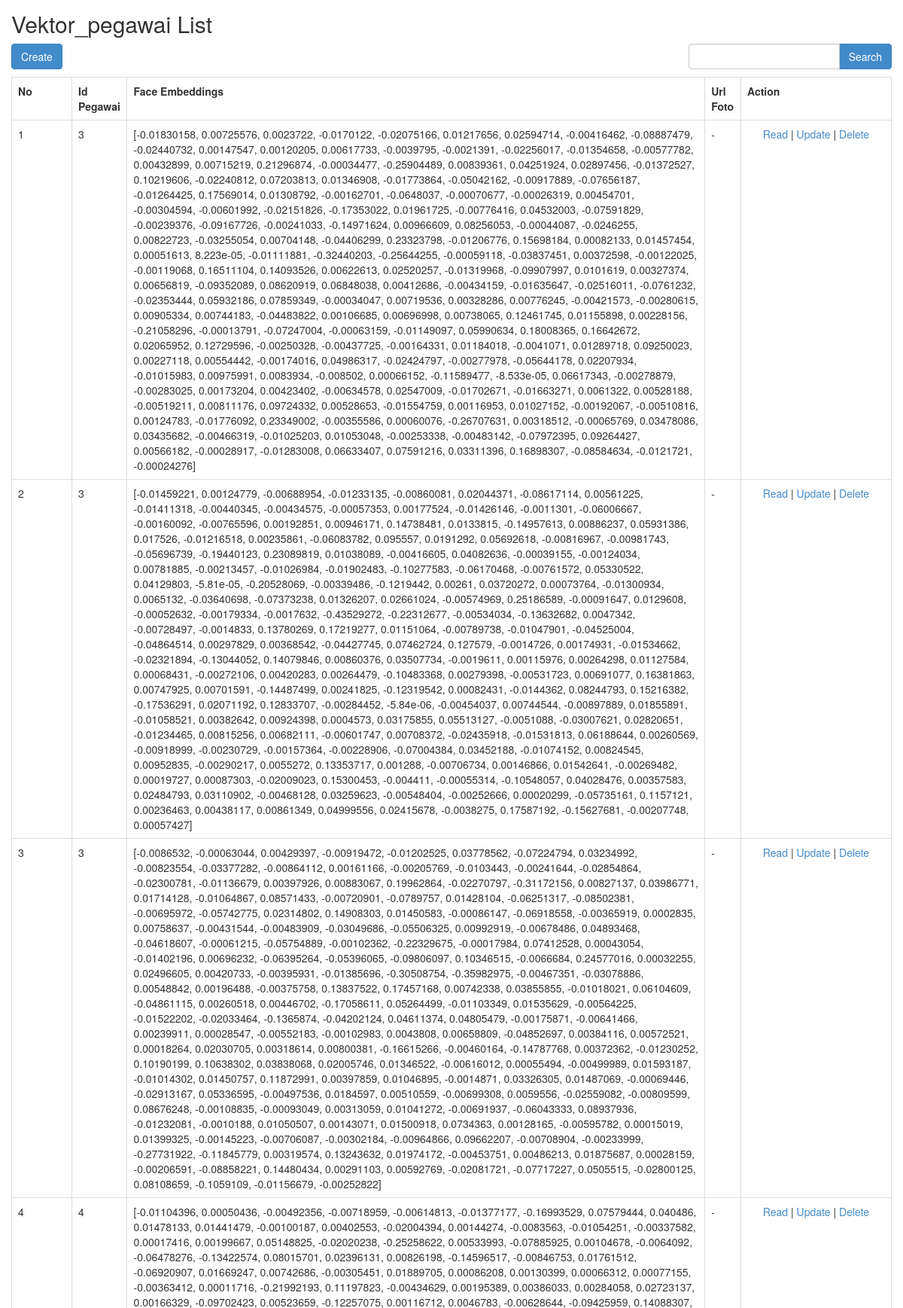
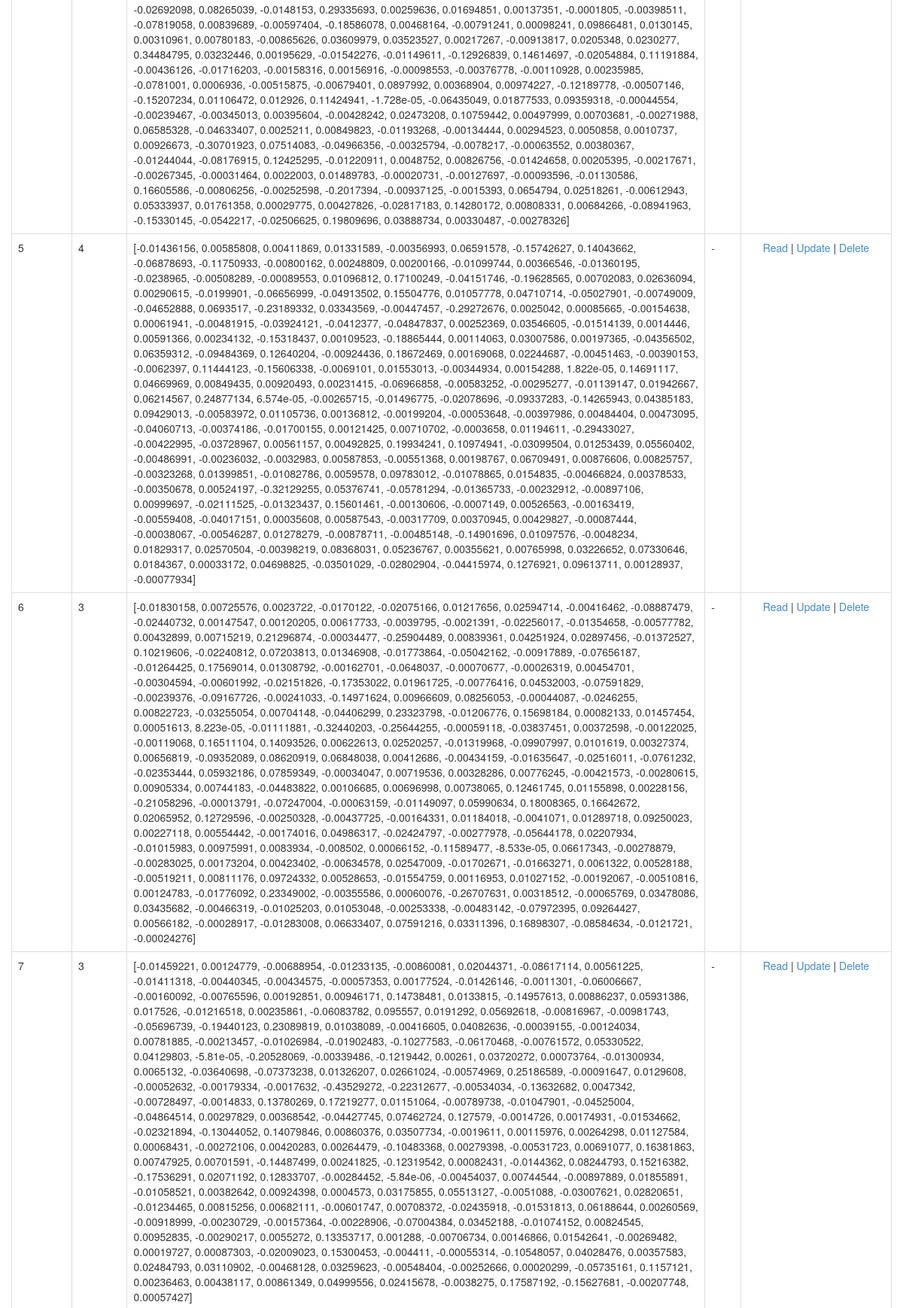
The app's page /index.php/vektor_pegawai (upper part) with its own data (2 pictures, top to bottom).
### tables this page shows
CREATE TABLE `vektor_pegawai` (
  `id_vektor_pegawai` int(11) NOT NULL,
  `id_pegawai` int(11) NOT NULL,
  `face_embeddings` text NOT NULL,
  `url_foto` varchar(255) DEFAULT NULL,
  `created_at` timestamp NOT NULL DEFAULT current_timestamp(),
  `updated_at` timestamp NOT NULL DEFAULT current_timestamp() ON UPDATE current_timestamp(),
  `deleted_at` timestamp NULL DEFAULT NULL
);

### application/controllers/Vektor_pegawai.php (called while the page is built, shortened)
<?php
class Vektor_pegawai extends CI_Controller
{
	function __construct()
	{
		$this->load->model('Vektor_pegawai_model');
		$this->load->library('form_validation');
	}
	public function index()
	{
		$q = urldecode($this->input->get('q', TRUE));
		$start = intval($this->input->get('start'));
		if ($q <> '') {
			$config['base_url'] = base_url() . 'vektor_pegawai/index.html?q=' . urlencode($q);
			$config['first_url'] = base_url() . 'vektor_pegawai/index.html?q=' . urlencode($q);
		} else {
			$config['base_url'] = base_url() . 'vektor_pegawai/index.html';
			$config['first_url'] = base_url() . 'vektor_pegawai/index.html';
		}
		$config['per_page'] = 10;
		$config['page_query_string'] = TRUE;
		$config['total_rows'] = $this->Vektor_pegawai_model->total_rows($q, TRUE);
		$vektor_pegawai = $this->Vektor_pegawai_model->get_limit_data($config['per_page'], $start, $q, TRUE);
		$this->load->library('pagination');
		$this->pagination->initialize($config);
		$data = array(
			'vektor_pegawai_data' => $vektor_pegawai,
			'q' => $q,
			'pagination' => $this->pagination->create_links(),
			'total_rows' => $config['total_rows'],
			'start' => $start,
		);
		$this->load->view('vektor_pegawai/vektor_pegawai_list', $data);
	}
}

### index.php (called while the page is built, shortened)
<?php
require_once BASEPATH.'core/CodeIgniter.php';

### application/config/config.php (called while the page is built, shortened)
<?php
$config['base_url'] = 'http://localhost/sipreti';
$config['index_page'] = '';
$config['uri_protocol']	= 'REQUEST_URI';
$config['url_suffix'] = '.html';
$config['language']	= 'english';
$config['charset'] = 'UTF-8';
$config['enable_hooks'] = FALSE;
$config['subclass_prefix'] = 'MY_';
$config['composer_autoload'] = FALSE;
$config['permitted_uri_chars'] = 'a-z 0-9~%.:_\-';
$config['enable_query_strings'] = FALSE;
$config['controller_trigger'] = 'c';
$config['function_trigger'] = 'm';
$config['directory_trigger'] = 'd';
$config['allow_get_array'] = TRUE;
$config['log_threshold'] = 0;
$config['log_path'] = '';
$config['log_file_extension'] = '';
$config['log_file_permissions'] = 0644;
$config['log_date_format'] = 'Y-m-d H:i:s';
$config['error_views_path'] = '';
$config['cache_path'] = '';
$config['cache_query_string'] = FALSE;
$config['encryption_key'] = 'randomstring';
$config['sess_driver'] = 'files';
$config['sess_cookie_name'] = 'ci_session';
$config['sess_samesite'] = 'Lax';
$config['sess_expiration'] = 7200;
$config['sess_save_path'] = NULL;
$config['sess_match_ip'] = FALSE;
$config['sess_time_to_update'] = 300;
$config['sess_regenerate_destroy'] = FALSE;
$config['cookie_prefix']	= '';
$config['cookie_domain']	= '';
$config['cookie_path']		= '/';
$config['cookie_secure']	= FALSE;
$config['cookie_httponly'] 	= FALSE;
$config['cookie_samesite'] 	= 'Lax';
$config['standardize_newlines'] = FALSE;
$config['global_xss_filtering'] = TRUE;
$config['csrf_protection'] = FALSE;
$config['csrf_token_name'] = 'csrf_test_name';
$config['csrf_cookie_name'] = 'csrf_cookie_name';
$config['csrf_expire'] = 7200;
$config['csrf_regenerate'] = TRUE;
$config['csrf_exclude_uris'] = array();
$config['compress_output'] = FALSE;
$config['time_reference'] = 'local';
$config['rewrite_short_tags'] = FALSE;
$config['proxy_ips'] = '';

### application/models/Vektor_pegawai_model.php (called while the page is built, shortened)
<?php
class Vektor_pegawai_model extends CI_Model
{
	public $table = 'vektor_pegawai';
	function total_rows($q = NULL, $onlyActive = FALSE)
	{
		$this->db->like('id_pegawai', $q);
		if ($onlyActive) {
			$this->db->where('(deleted_at IS NULL OR deleted_at = "")');
		}
		return $this->db->count_all_results($this->table);
	}
	public function get_limit_data($limit, $start = 0, $q = NULL, $onlyActive = FALSE)
	{
		$this->db->like('id_pegawai', $q);
		if ($onlyActive) {
			$this->db->where('(deleted_at IS NULL OR deleted_at = "")');
		}
		$this->db->limit($limit, $start);
		return $this->db->get($this->table)->result();
	}
}

### application/views/vektor_pegawai/vektor_pegawai_list.php (the view, shortened to what this page needs)
<!doctype html>
<html>
<head>
	<link rel="stylesheet" href="<?php echo base_url('assets/bootstrap/css/bootstrap.min.css') ?>" />
</head>
<body>
	<h2 style="margin-top:0px">Vektor_pegawai List</h2>
	<div class="row" style="margin-bottom: 10px">
		<div class="col-md-4">
			<?php echo anchor(site_url('vektor_pegawai/create'), 'Create', 'class="btn btn-primary"'); ?>
		</div>
		<div class="col-md-4 text-center">
		</div>
		<div class="col-md-1 text-right">
		</div>
		<div class="col-md-3 text-right">
			<form action="<?php echo site_url('vektor_pegawai/index'); ?>" class="form-inline" method="get">
				<div class="input-group">
					<input type="text" class="form-control" name="q" value="<?php echo $q; ?>">
					<span class="input-group-btn">
						<button class="btn btn-primary" type="submit">Search</button>
					</span>
				</div>
			</form>
		</div>
	</div>
	<table class="table table-bordered" style="margin-bottom: 10px">
		<tr>
			<th>No</th>
			<th>Id Pegawai</th>
			<th>Face Embeddings</th>
			<th>Url Foto</th>
			<th>Action</th>
		</tr><?php
		foreach ($vektor_pegawai_data as $vektor_pegawai) {
			?>
			<tr>
				<td width="80px"><?php echo ++$start ?></td>
				<td><?php echo $vektor_pegawai->id_pegawai ?></td>
				<td><?php echo $vektor_pegawai->face_embeddings ?></td>
				<td><?php echo $vektor_pegawai->url_foto ?></td>
				<td style="text-align:center" width="200px">
					<?php
					echo anchor(site_url('vektor_pegawai/read/' . $vektor_pegawai->id_vektor_pegawai), 'Read');
					echo ' | ';
					echo anchor(site_url('vektor_pegawai/update/' . $vektor_pegawai->id_vektor_pegawai), 'Update');
					echo ' | ';
					echo anchor(site_url('vektor_pegawai/delete/' . $vektor_pegawai->id_vektor_pegawai), 'Delete', 'onclick="javasciprt: return confirm(\'Are You Sure ?\')"');
					?>
				</td>
			</tr>
			<?php
		}
		?>
	</table>
</body>
</html>

### application/views/vektor_pegawai/vektor_pegawai_list.php (style rules this page uses)
body { padding: 15px; }

### records on screen
vektor_pegawai: id_pegawai "3", face_embeddings "[-0.01830158, 0.00725576, 0.0023722, -0.0170122, -0.02075166, 0.01217656, 0.02594714, -0.00416462, -0.08887479, -0.02440732, 0.00147547, 0.00120205, 0.00617733, -0.0039795, -0.0021391, -0.02256017, -0.01354658, -0.00577782, 0.00432899, 0.00715219, 0.21296874, -0.00034477, -0.25904489, 0.00839361, 0.04251924, 0.02897456, -0.01372527, 0.10219606, -0.02240812, 0.07203813, 0.01346908, -0.01773864, -0.05042162, -0.00917889, -0.07656187, -0.01264425, 0.17569014, 0.01308792, -0.00162701, -0.0648037, -0.00070677, -0.00026319, 0.00454701, -0.00304594, -0.00601992, -0.02151826, -0.17353022, 0.01961725, -0.00776416, 0.04532003, -0.07591829, -0.00239376, -0.09167726, -0.00241033, -0.14971624,…", url_foto "-", id_vektor_pegawai "Read", id_vektor_pegawai "Update", id_vektor_pegawai "Delete"
vektor_pegawai: id_pegawai "3", face_embeddings "[-0.01459221, 0.00124779, -0.00688954, -0.01233135, -0.00860081, 0.02044371, -0.08617114, 0.00561225, -0.01411318, -0.00440345, -0.00434575, -0.00057353, 0.00177524, -0.01426146, -0.0011301, -0.06006667, -0.00160092, -0.00765596, 0.00192851, 0.00946171, 0.14738481, 0.0133815, -0.14957613, 0.00886237, 0.05931386, 0.017526, -0.01216518, 0.00235861, -0.06083782, 0.095557, 0.0191292, 0.05692618, -0.00816967, -0.00981743, -0.05696739, -0.19440123, 0.23089819, 0.01038089, -0.00416605, 0.04082636, -0.00039155, -0.00124034, 0.00781885, -0.00213457, -0.01026984, -0.01902483, -0.10277583, -0.06170468, -0.00761572, 0.05330522, 0.04129803, -5.81e-05, -0.20528069, -0.00339486, -0.1219442, 0.00261,…", url_foto "-", id_vektor_pegawai "Read", id_vektor_pegawai "Update", id_vektor_pegawai "Delete"
vektor_pegawai: id_pegawai "3", face_embeddings "[-0.0086532, -0.00063044, 0.00429397, -0.00919472, -0.01202525, 0.03778562, -0.07224794, 0.03234992, -0.00823554, -0.03377282, -0.00864112, 0.00161166, -0.00205769, -0.0103443, -0.00241644, -0.02854864, -0.02300781, -0.01136679, 0.00397926, 0.00883067, 0.19962864, -0.02270797, -0.31172156, 0.00827137, 0.03986771, 0.01714128, -0.01064867, 0.08571433, -0.00720901, -0.0789757, 0.01428104, -0.06251317, -0.08502381, -0.00695972, -0.05742775, 0.02314802, 0.14908303, 0.01450583, -0.00086147, -0.06918558, -0.00365919, 0.0002835, 0.00758637, -0.00431544, -0.00483909, -0.03049686, -0.05506325, 0.00992919, -0.00678486, 0.04893468, -0.04618607, -0.00061215, -0.05754889, -0.00102362, -0.22329675,…", url_foto "-", id_vektor_pegawai "Read", id_vektor_pegawai "Update", id_vektor_pegawai "Delete"
vektor_pegawai: id_pegawai "4", face_embeddings "[-0.01104396, 0.00050436, -0.00492356, -0.00718959, -0.00614813, -0.01377177, -0.16993529, 0.07579444, 0.040486, 0.01478133, 0.01441479, -0.00100187, 0.00402553, -0.02004394, 0.00144274, -0.0083563, -0.01054251, -0.00337582, 0.00017416, 0.00199667, 0.05148825, -0.02020238, -0.25258622, 0.00533993, -0.07885925, 0.00104678, -0.0064092, -0.06478276, -0.13422574, 0.08015701, 0.02396131, 0.00826198, -0.14596517, -0.00846753, 0.01761512, -0.06920907, 0.01669247, 0.00742686, -0.00305451, 0.01889705, 0.00086208, 0.00130399, 0.00066312, 0.00077155, -0.00363412, 0.00011716, -0.21992193, 0.11197823, -0.00434629, 0.00195389, 0.00386033, 0.00284058, 0.02723137, 0.00166329, -0.09702423, 0.00523659,…", url_foto "-", id_vektor_pegawai "Read", id_vektor_pegawai "Update", id_vektor_pegawai "Delete"
vektor_pegawai: id_pegawai "4", face_embeddings "[-0.01436156, 0.00585808, 0.00411869, 0.01331589, -0.00356993, 0.06591578, -0.15742627, 0.14043662, -0.06878693, -0.11750933, -0.00800162, 0.00248809, 0.00200166, -0.01099744, 0.00366546, -0.01360195, -0.0238965, -0.00508289, -0.00089553, 0.01096812, 0.17100249, -0.04151746, -0.19628565, 0.00702083, 0.02636094, 0.00290615, -0.0199901, -0.06656999, -0.04913502, 0.15504776, 0.01057778, 0.04710714, -0.05027901, -0.00749009, -0.04652888, 0.0693517, -0.23189332, 0.03343569, -0.00447457, -0.29272676, 0.0025042, 0.00085665, -0.00154638, 0.00061941, -0.00481915, -0.03924121, -0.0412377, -0.04847837, 0.00252369, 0.03546605, -0.01514139, 0.0014446, 0.00591366, 0.00234132, -0.15318437, 0.00109523,…", url_foto "-", id_vektor_pegawai "Read", id_vektor_pegawai "Update", id_vektor_pegawai "Delete"
vektor_pegawai: id_pegawai "3", face_embeddings "[-0.01830158, 0.00725576, 0.0023722, -0.0170122, -0.02075166, 0.01217656, 0.02594714, -0.00416462, -0.08887479, -0.02440732, 0.00147547, 0.00120205, 0.00617733, -0.0039795, -0.0021391, -0.02256017, -0.01354658, -0.00577782, 0.00432899, 0.00715219, 0.21296874, -0.00034477, -0.25904489, 0.00839361, 0.04251924, 0.02897456, -0.01372527, 0.10219606, -0.02240812, 0.07203813, 0.01346908, -0.01773864, -0.05042162, -0.00917889, -0.07656187, -0.01264425, 0.17569014, 0.01308792, -0.00162701, -0.0648037, -0.00070677, -0.00026319, 0.00454701, -0.00304594, -0.00601992, -0.02151826, -0.17353022, 0.01961725, -0.00776416, 0.04532003, -0.07591829, -0.00239376, -0.09167726, -0.00241033, -0.14971624,…", url_foto "-", id_vektor_pegawai "Read", id_vektor_pegawai "Update", id_vektor_pegawai "Delete"
vektor_pegawai: id_pegawai "3", face_embeddings "[-0.01459221, 0.00124779, -0.00688954, -0.01233135, -0.00860081, 0.02044371, -0.08617114, 0.00561225, -0.01411318, -0.00440345, -0.00434575, -0.00057353, 0.00177524, -0.01426146, -0.0011301, -0.06006667, -0.00160092, -0.00765596, 0.00192851, 0.00946171, 0.14738481, 0.0133815, -0.14957613, 0.00886237, 0.05931386, 0.017526, -0.01216518, 0.00235861, -0.06083782, 0.095557, 0.0191292, 0.05692618, -0.00816967, -0.00981743, -0.05696739, -0.19440123, 0.23089819, 0.01038089, -0.00416605, 0.04082636, -0.00039155, -0.00124034, 0.00781885, -0.00213457, -0.01026984, -0.01902483, -0.10277583, -0.06170468, -0.00761572, 0.05330522, 0.04129803, -5.81e-05, -0.20528069, -0.00339486, -0.1219442, 0.00261,…", url_foto "-", id_vektor_pegawai "Read", id_vektor_pegawai "Update", id_vektor_pegawai "Delete"
